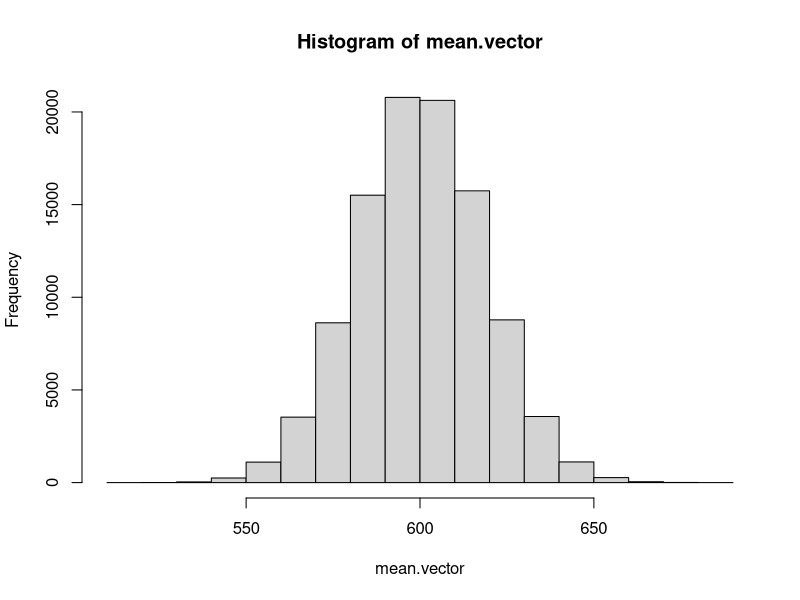
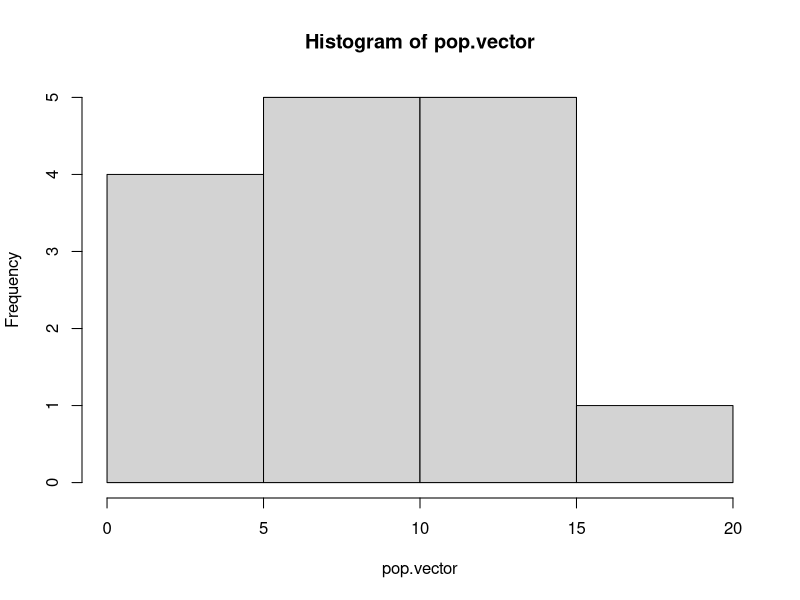
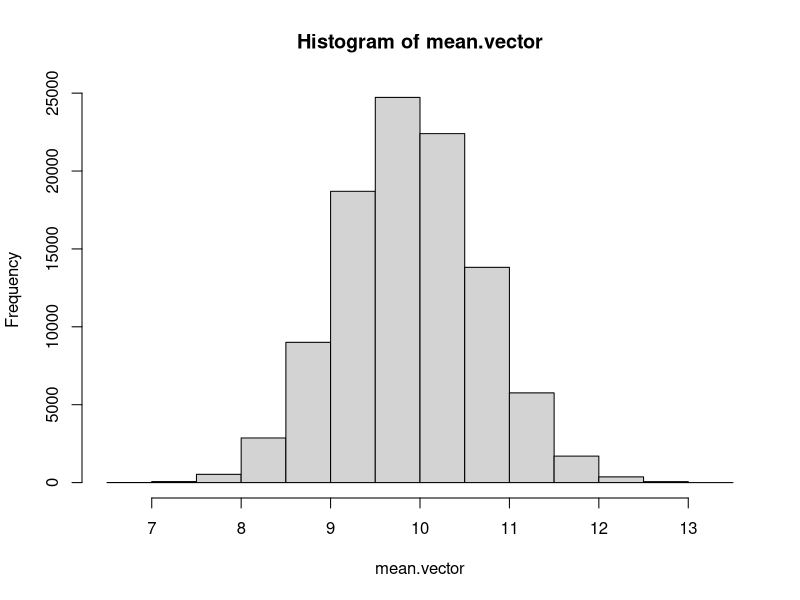

Write the R code that produced these figures, in order.
## Central Limit Theorem with SAT ~ N(600, 100^2), n=30
SAT <- rnorm(100000, 600, 100)
mean.vector <- NULL

for(i in 1:100000){
  mean.vector[i] <- mean(sample(SAT, 30))
}

hist(mean.vector)
mean(mean.vector)
sd(mean.vector)

##CLT says mean of distribution should be the same as mean of population

100/sqrt(30)

# is equal to sd(mean.vector)

# data set: waiting for a date, how long would you want to call

pop.vector <- c(5,15,15,5,10,12,6.5,20,8,5,15,10,11,3,8)
hist(pop.vector)

## CLT says describes sample mean

for(i in 1:100000){
  mean.vector[i] <- mean(sample(pop.vector, 30, replace = TRUE))
}


## replace=TRUE says you can reuse data

mean(pop.vector)
sd(pop.vector)

## trying with a different population 
for(i in 1:100000){
  mean.vector[i] <- mean(sample(pop.vector, 36, replace = TRUE))
}
  

sd(pop.vector)/6
  
hist(mean.vector) ## looks normal
  
  
mean(mean.vector)
  
sd(mean.vector)
  

## whatever the size, you should know how the mean behaves. SD of the mean is similar. 
  
  
